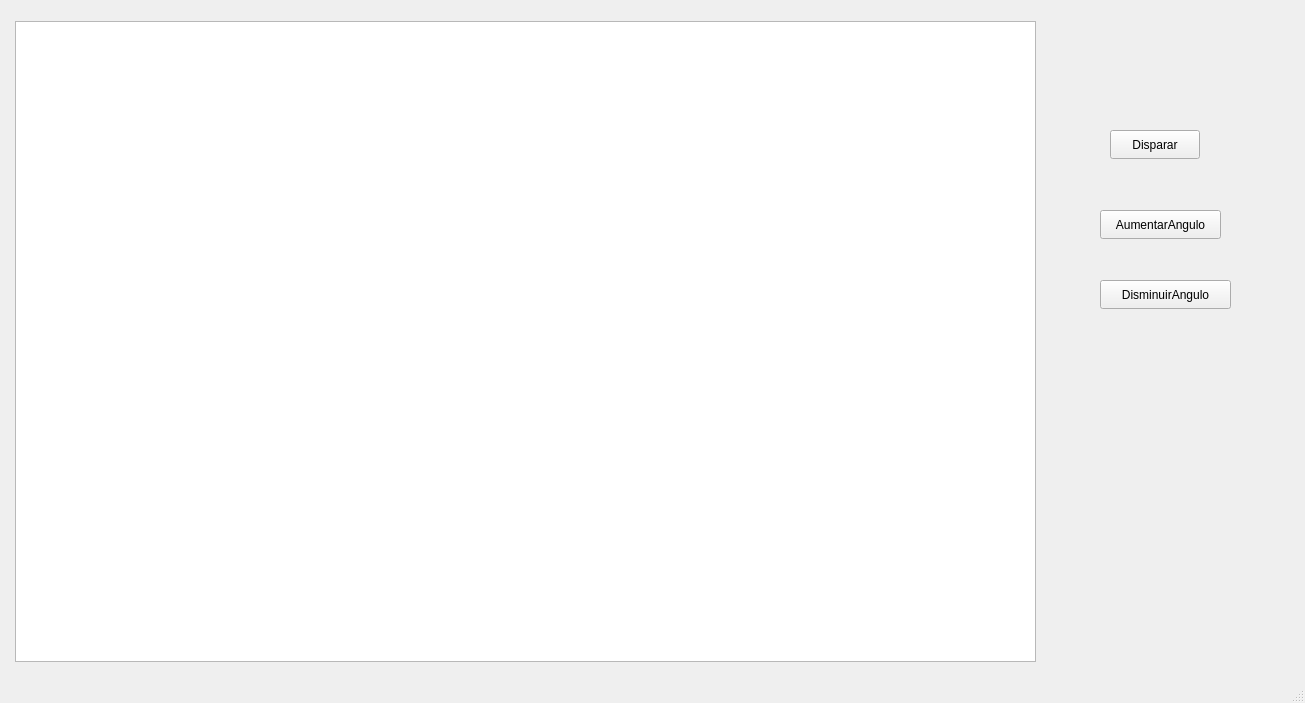
<?xml version="1.0" encoding="UTF-8"?>
<ui version="4.0">
 <class>MainWindow</class>
 <widget class="QMainWindow" name="MainWindow">
  <property name="geometry">
   <rect>
    <x>0</x>
    <y>0</y>
    <width>1305</width>
    <height>703</height>
   </rect>
  </property>
  <property name="windowTitle">
   <string>MainWindow</string>
  </property>
  <widget class="QWidget" name="centralwidget">
   <widget class="QGraphicsView" name="graphicsView">
    <property name="geometry">
     <rect>
      <x>15</x>
      <y>21</y>
      <width>1021</width>
      <height>641</height>
     </rect>
    </property>
   </widget>
   <widget class="QPushButton" name="Disparar">
    <property name="geometry">
     <rect>
      <x>1110</x>
      <y>130</y>
      <width>90</width>
      <height>29</height>
     </rect>
    </property>
    <property name="text">
     <string>Disparar</string>
    </property>
   </widget>
   <widget class="QPushButton" name="AumentarAngulo">
    <property name="geometry">
     <rect>
      <x>1100</x>
      <y>210</y>
      <width>121</width>
      <height>29</height>
     </rect>
    </property>
    <property name="text">
     <string>AumentarAngulo</string>
    </property>
   </widget>
   <widget class="QPushButton" name="DisminuirAngulo">
    <property name="geometry">
     <rect>
      <x>1100</x>
      <y>280</y>
      <width>131</width>
      <height>29</height>
     </rect>
    </property>
    <property name="text">
     <string>DisminuirAngulo</string>
    </property>
   </widget>
  </widget>
  <widget class="QMenuBar" name="menubar">
   <property name="geometry">
    <rect>
     <x>0</x>
     <y>0</y>
     <width>1305</width>
     <height>25</height>
    </rect>
   </property>
  </widget>
  <widget class="QStatusBar" name="statusbar"/>
 </widget>
 <resources/>
 <connections/>
</ui>
